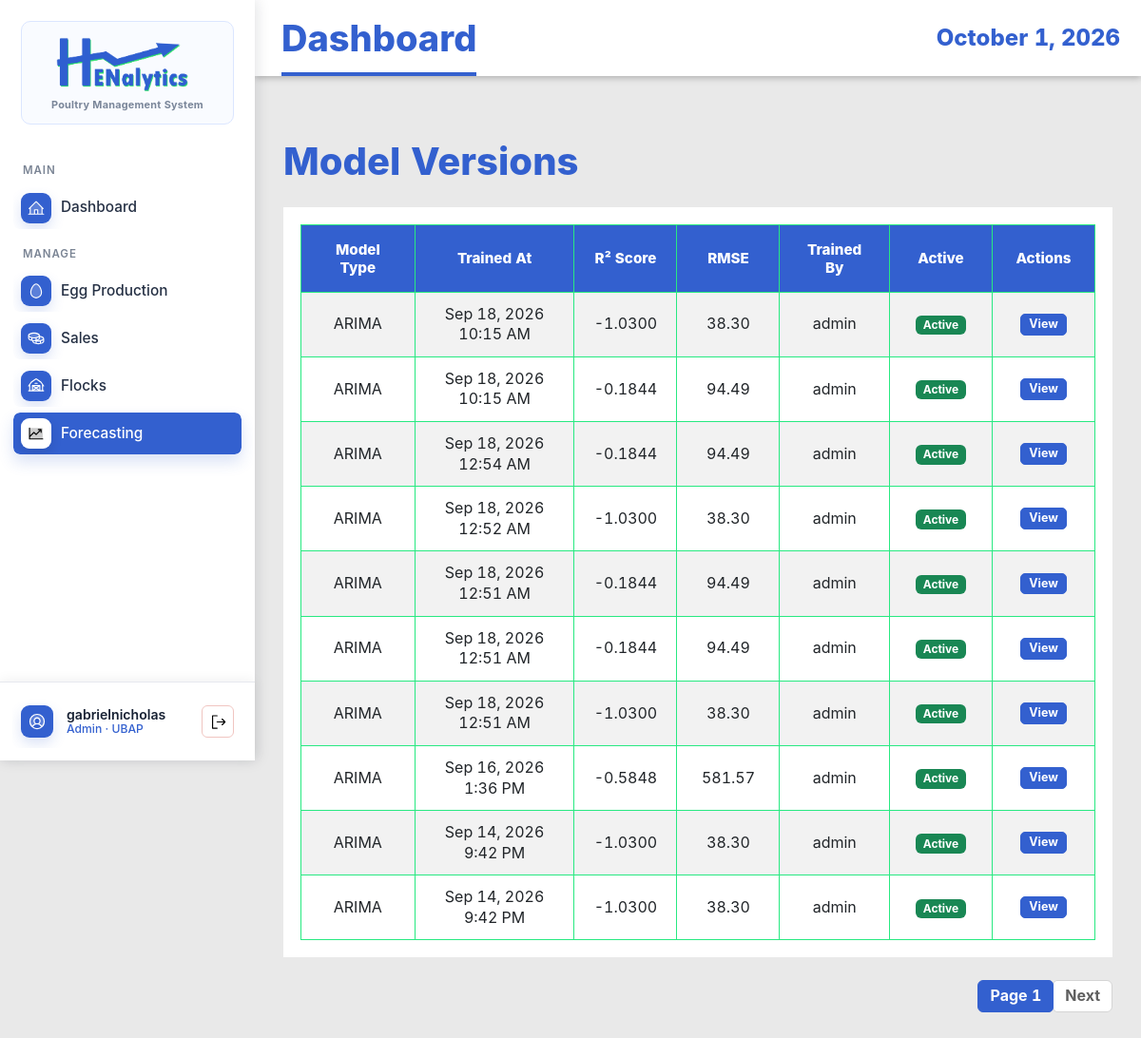
The app's page /model-versions/ (signed in), older data.
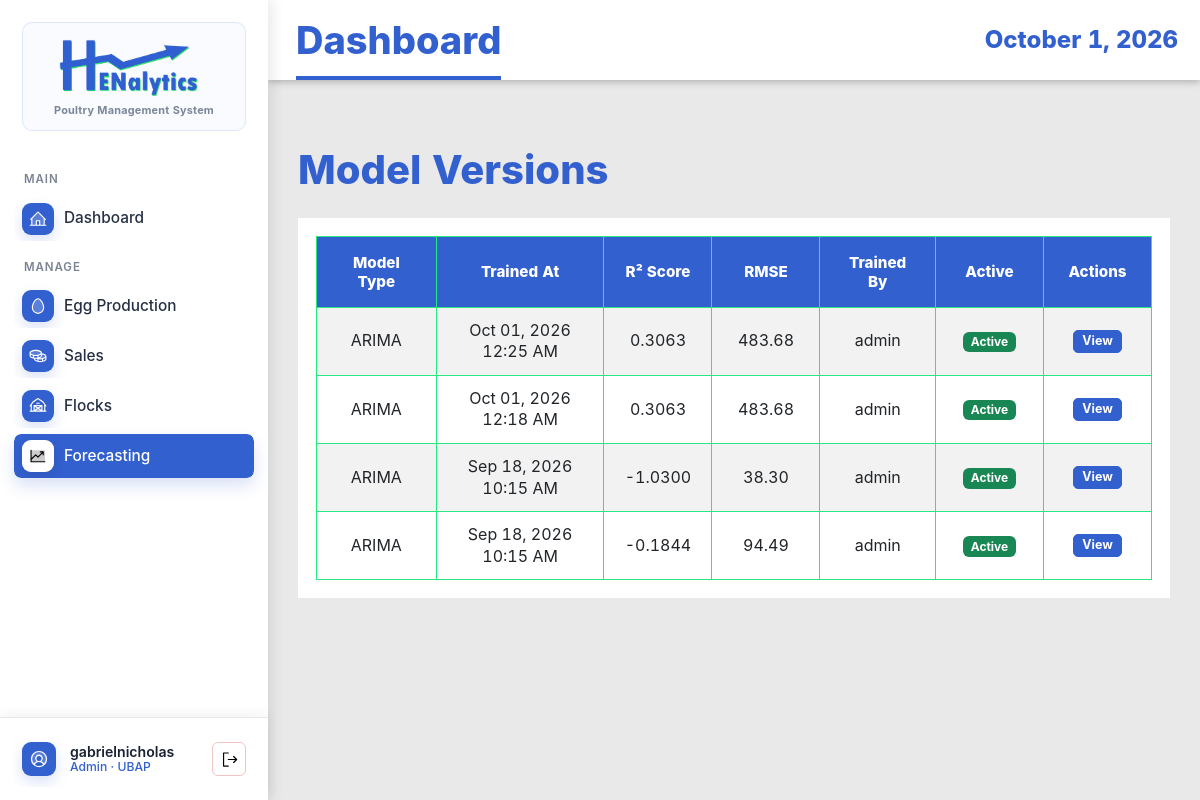
The same page, newer data.
### EggProduction/models.py (models this page shows, shortened)
class ModelVersion(models.Model):
    MODEL_TYPE_CHOICES = (
        ('arima', 'ARIMA'),
        ('mlr', 'Multiple Linear Regression'),
        ('hybrid', 'Hybrid Model'),
        ('lstm', 'LSTM Neural Network'),
    )
    model_type = models.CharField(max_length=20, choices=MODEL_TYPE_CHOICES)
    trained_at = models.DateTimeField(auto_now_add=True)
    triggered_by = models.ForeignKey(User, on_delete=models.SET_NULL, null=True)
    r2_score = models.DecimalField(max_digits=5, decimal_places=4, null=True, blank=True)
    rmse = models.DecimalField(max_digits=10, decimal_places=2, null=True, blank=True)
    mae = models.DecimalField(max_digits=10, decimal_places=2, null=True, blank=True)
    mape = models.DecimalField(max_digits=8, decimal_places=2, null=True, blank=True)
    baseline_rmse = models.DecimalField(max_digits=10, decimal_places=2, null=True, blank=True)
    aic_score = models.DecimalField(max_digits=15, decimal_places=2, null=True, blank=True)
    arima_order = models.CharField(max_length=80, null=True, blank=True, help_text="Format: (p,d,q)")
    pkl_path = models.CharField(max_length=255, null=True, blank=True)
    feature_set = models.CharField(max_length=50, blank=True, default='')
    selection_metric = models.CharField(max_length=30, blank=True, default='rolling_mae_mape')
    comparison_summary = models.JSONField(blank=True, default=dict)
    is_active = models.BooleanField(default=True)
    training_rows = models.IntegerField(null=True, blank=True)
    created_at = models.DateTimeField(auto_now_add=True)
    class Meta:
        ordering = ['-trained_at']
        verbose_name_plural = "Model Versions"

### EggProduction/views.py (the view)
# urls.py: path('model-versions/', views.ModelVersionListView.as_view(), name='model-version-list'),
class ModelVersionListView(AdminAccessMixin, ListView):
    model = ModelVersion
    template_name = 'egg_production/model_version_list.html'
    context_object_name = 'models'
    paginate_by = 10
    ordering = ['-trained_at']

### EggProduction/views.py (called while the page is built)
    def test_func(self):
        user = self.request.user
        try:
            profile = UserProfile.objects.get(user=user)
            return profile.role == 'admin' or user.username == 'gabrielnicholas'
        except UserProfile.DoesNotExist:
            return user.username == 'gabrielnicholas'

### EggProduction/templates/egg_production/model_version_list.html (shortened to what this page needs)
{% extends 'base.html' %}
{% load static %}
{% block content %}
<div class="container mt-4">
    <h1 class="mb-4">Model Versions</h1>
    {% if models %}
    <div class="table-responsive">
        <table class="table table-striped table-hover">
            <thead class="table-dark">
                <tr>
                    <th>Model Type</th>
                    <th>Trained At</th>
                    <th>R² Score</th>
                    <th>RMSE</th>
                    <th>Trained By</th>
                    <th>Active</th>
                    <th>Actions</th>
                </tr>
            </thead>
            <tbody>
                {% for model in models %}
                <tr>
                    <td>{{ model.get_model_type_display }}</td>
                    <td>{{ model.trained_at|date:"M d, Y g:i A" }}</td>
                    <td>{{ model.r2_score|default:"N/A" }}</td>
                    <td>{{ model.rmse|default:"N/A" }}</td>
                    <td>{{ model.triggered_by.get_full_name|default:model.triggered_by.username }}</td>
                    <td>
                        {% if model.is_active %}
                        <span class="badge bg-success">Active</span>
                        {% else %}
                        <span class="badge bg-secondary">Inactive</span>
                        {% endif %}
                    </td>
                    <td>
                        <a href="{% url 'eggproduction:model-version-detail' model.pk %}"
                            class="btn btn-sm btn-info">View</a>
                    </td>
                </tr>
                {% endfor %}
            </tbody>
        </table>
    </div>
    {% if is_paginated %}
    <nav aria-label="Page navigation">
        <ul class="pagination justify-content-center">
            <li class="page-item active"><a class="page-link" href="#">Page {{ page_obj.number }}</a></li>
            {% if page_obj.has_next %}
            <li class="page-item"><a class="page-link" href="?page={{ page_obj.next_page_number }}">Next</a></li>
            {% endif %}
        </ul>
    </nav>
    {% endif %}
    {% else %}
    <div class="alert alert-info">No models available.</div>
    {% endif %}
</div>
{% endblock %}

### EggProduction/templates/base.html (shortened to what this page needs)
{% load static %}
<!DOCTYPE html>
<html lang="en">
<head>
    <link href="{% static 'vendor/bootstrap/css/bootstrap.min.css' %}" rel="stylesheet">
    <link rel="stylesheet" href="{% static 'vendor/datatables/css/jquery.dataTables.min.css' %}">
    <link rel="stylesheet" href="{% static 'vendor/datatables-buttons/css/buttons.dataTables.min.css' %}">
    <link rel="stylesheet" href="{% static 'EggProduction/css/style.css' %}">
</head>
<body class="{% if request.user.is_authenticated %}app-body{% else %}auth-body{% endif %}">
    {% if request.user.is_authenticated %}
    <div class="app-shell">
        <aside class="app-sidebar" id="appSidebar" aria-label="Primary navigation">
            <a href="{% url 'eggproduction:dashboard' %}" class="brand-lockup">
                <span class="brand-card">
                    <img src="{% static 'EggProduction/img/logo-blue-ver.png' %}" alt="Henalytics">
                    <span class="brand-subtitle">Poultry Management System</span>
                </span>
            </a>
            <nav class="side-nav" aria-label="Main navigation">
                <div class="nav-section-label">MAIN</div>
                <a href="{% url 'eggproduction:dashboard' %}"
                    class="side-link {% if request.resolver_match.url_name == 'dashboard' %}active{% endif %}">
                    <img class="side-icon side-img-icon" src="{% static 'EggProduction/img/house-line-duotone.svg' %}"
                        alt="" aria-hidden="true">
                    <span>Dashboard</span>
                </a>
                <div class="nav-section-label">MANAGE</div>
                <a href="{% url 'eggproduction:production-log-list' %}"
                    class="side-link {% if 'production-log' in request.resolver_match.url_name or 'grading-log' in request.resolver_match.url_name %}active{% endif %}">
                    <img class="side-icon side-img-icon" src="{% static 'EggProduction/img/egg-duotone.svg' %}" alt=""
                        aria-hidden="true">
                    <span>Egg Production</span>
                </a>
                <a href="{% url 'eggproduction:sales-transaction-list' %}"
                    class="side-link {% if 'sales-transaction' in request.resolver_match.url_name or 'sales-item' in request.resolver_match.url_name %}active{% endif %}">
                    <img class="side-icon side-img-icon" src="{% static 'EggProduction/img/coins-duotone.svg' %}" alt=""
                        aria-hidden="true">
                    <span>Sales</span>
                </a>
                <a href="{% url 'eggproduction:flock-list' %}"
                    class="side-link {% if 'flock' in request.resolver_match.url_name %}active{% endif %}">
                    <img class="side-icon side-img-icon" src="{% static 'EggProduction/img/barn-duotone.svg' %}" alt=""
                        aria-hidden="true">
                    <span>Flocks</span>
                </a>
                {% if request.user.userprofile.role == 'admin' or request.user.username == 'gabrielnicholas' %}
                <a href="{% url 'eggproduction:harvest-forecast-list' %}"
                    class="side-link {% if request.resolver_match.url_name == 'experimental-forecasting' or 'forecast' in request.resolver_match.url_name or 'model-version' in request.resolver_match.url_name %}active{% endif %}">
                    <img class="side-icon side-img-icon" src="{% static 'EggProduction/img/chart-line-up-duotone.svg' %}"
                        alt="" aria-hidden="true">
                    <span>Forecasting</span>
                </a>
                {% endif %}
            </nav>
            <div class="sidebar-account">
                <div class="account-summary">
                    <img class="account-avatar-img" src="{% static 'EggProduction/img/user-circle-duotone.svg' %}" alt=""
                        aria-hidden="true">
                    <span class="account-copy">
                        <span class="account-name">{{ request.user.get_full_name|default:request.user.username }}</span>
                        <span class="account-role">
                            {% if request.user.is_superuser %}
                            Admin
                            {% elif request.user.userprofile.display_role %}
                            {{ request.user.userprofile.display_role }}
                            {% else %}
                            Staff
                            {% endif %}
                            &middot; UBAP
                        </span>
                    </span>
                    <form method="post" action="{% url 'logout' %}" class="account-logout-form account-logout-inline" data-swal-logout
                        data-swal-title="Sign out?"
                        data-swal-text="You will be returned to the login page."
                        data-swal-confirm-text="Sign out"
                        data-swal-cancel-text="Stay signed in">
                        <button type="submit" class="account-logout-button" title="Logout" aria-label="Logout">
                            <img class="logout-icon-img" src="{% static 'EggProduction/img/sign-out.svg' %}" alt="" aria-hidden="true">
                        </button>
                    </form>
                </div>
            </div>
        </aside>
        <section class="app-panel">
            <header class="app-topbar">
                <div class="topbar-title-group">
                    <h1>{% block page_title %}Dashboard{% endblock %}</h1>
                </div>
                <time>{% now "F j, Y" %}</time>
            </header>
            <main class="app-content">
                {% else %}
                <main>
                    {% endif %}
                    {% block content %}{% endblock %}
                    {% if request.user.is_authenticated %}
                </main>
        </section>
    </div>
    {% else %}
    </main>
    {% endif %}
</body>
</html>

Row changes from the older to the newer data that the page shows:
removed ModelVersion: model_type "ARIMA", trained_at "Sep 18, 2026 12:54 AM", r2_score "-0.1844", rmse "94.49", triggered_by.get_full_name "admin", is_active "Active"
removed ModelVersion: model_type "ARIMA", trained_at "Sep 18, 2026 12:52 AM", r2_score "-1.0300", rmse "38.30", triggered_by.get_full_name "admin", is_active "Active"
removed ModelVersion: model_type "ARIMA", trained_at "Sep 18, 2026 12:51 AM", r2_score "-0.1844", rmse "94.49", triggered_by.get_full_name "admin", is_active "Active"
removed ModelVersion: model_type "ARIMA", trained_at "Sep 18, 2026 12:51 AM", r2_score "-0.1844", rmse "94.49", triggered_by.get_full_name "admin", is_active "Active"
removed ModelVersion: model_type "ARIMA", trained_at "Sep 18, 2026 12:51 AM", r2_score "-1.0300", rmse "38.30", triggered_by.get_full_name "admin", is_active "Active"
removed ModelVersion: model_type "ARIMA", trained_at "Sep 16, 2026 1:36 PM", r2_score "-0.5848", rmse "581.57", triggered_by.get_full_name "admin", is_active "Active"
removed ModelVersion: model_type "ARIMA", trained_at "Sep 14, 2026 9:42 PM", r2_score "-1.0300", rmse "38.30", triggered_by.get_full_name "admin", is_active "Active"
removed ModelVersion: model_type "ARIMA", trained_at "Sep 14, 2026 9:42 PM", r2_score "-1.0300", rmse "38.30", triggered_by.get_full_name "admin", is_active "Active"
added ModelVersion: model_type "ARIMA", trained_at "Oct 01, 2026 12:25 AM", r2_score "0.3063", rmse "483.68", triggered_by.get_full_name "admin", is_active "Active"
added ModelVersion: model_type "ARIMA", trained_at "Oct 01, 2026 12:18 AM", r2_score "0.3063", rmse "483.68", triggered_by.get_full_name "admin", is_active "Active"
Text that changed along with them:
{{ page_obj.number }}: "1" → (not shown)
text no longer shown: "Page Next"
